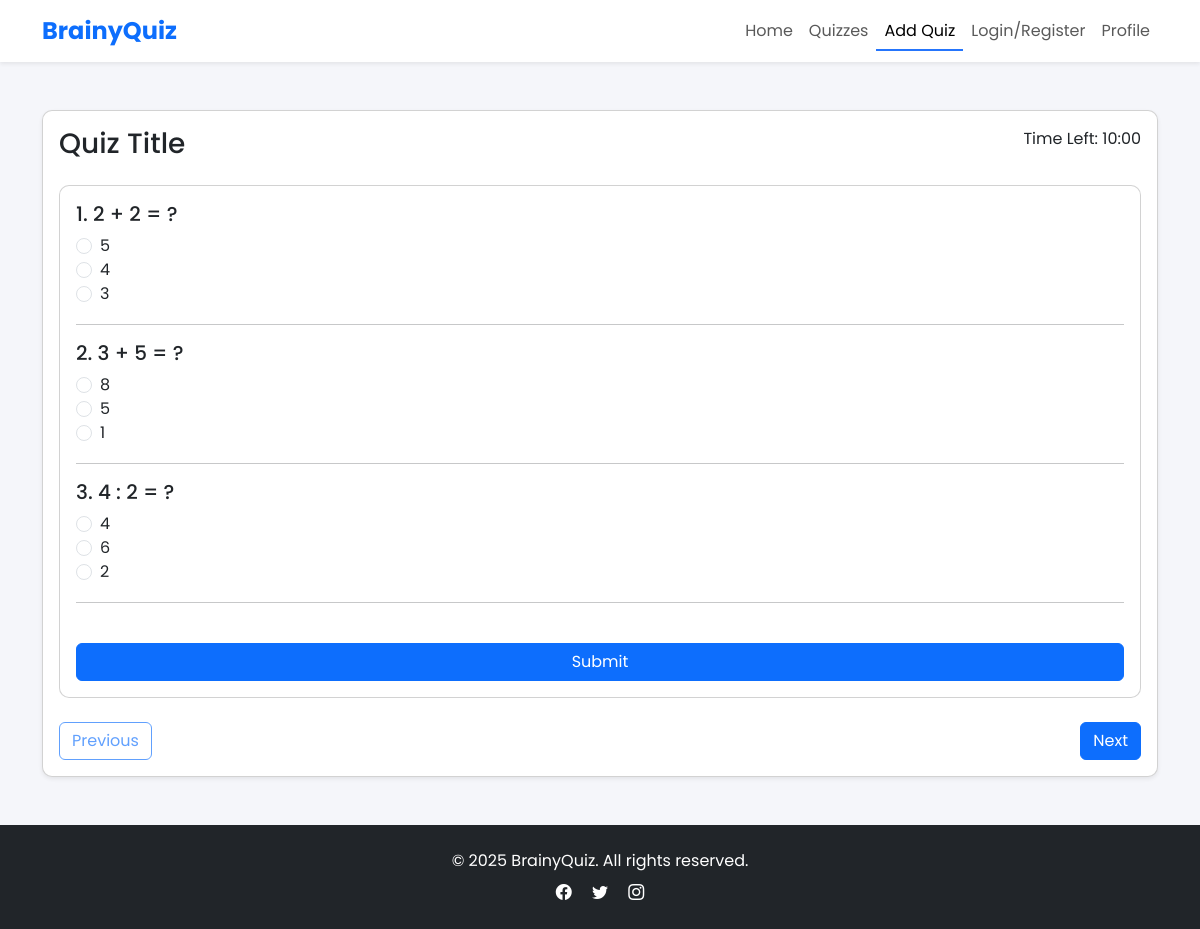
Screenshot of /quiz/2/ (signed in) with the database file from the repository.
### main/models.py (models this page shows, shortened)
class Question(models.Model):
    test = models.ForeignKey(Test, on_delete=models.CASCADE)
    question = models.CharField(max_length=300)
    a = models.CharField(max_length=200)
    b = models.CharField(max_length=200)
    c = models.CharField(max_length=200)
    true_answer = models.CharField(max_length=200, help_text='E.x: a ')

### main/views.py (the view, shortened to what this page needs)
# urls.py: path('quiz/<int:test_id>/', quiz, name='quiz'),
def quiz(request, test_id):
    test = get_object_or_404(Test, id=test_id)
    questions = Question.objects.filter(test=test)
    Question.objects.filter(test=test).count()
    attempts = CheckTest.objects.filter(student=request.user, test=test).count()
    context = {'questions': questions, 'test': test, 'count': len(questions)}
    return render(request, 'quiz.html', context)

### templates/quiz.html (shortened to what this page needs)
{% load static %}
<!DOCTYPE html>
<html lang="en">
<head>
    <link href="https://cdn.jsdelivr.net/npm/bootstrap@5.3.3/dist/css/bootstrap.min.css" rel="stylesheet">
    <link href="https://cdn.jsdelivr.net/npm/aos@2.3.4/dist/aos.css" rel="stylesheet">
    <link rel="stylesheet" href="{% static 'css/styles.css' %}">
    <link href="https://cdn.jsdelivr.net/npm/bootstrap-icons@1.11.3/font/bootstrap-icons.css" rel="stylesheet">
</head>
<body>
    <nav class="navbar navbar-expand-lg navbar-light bg-white shadow-sm sticky-top">
        <div class="container">
            <a class="navbar-brand fw-bold text-primary" href="index.html">BrainyQuiz</a>
            <div class="collapse navbar-collapse" id="navbarNav">
                <ul class="navbar-nav ms-auto">
                    <li class="nav-item"><a class="nav-link" href="{% url 'index' %}">Home</a></li>
                    <li class="nav-item"><a class="nav-link" href="{% url 'quizzes' %}">Quizzes</a></li>
                    <li class="nav-item"><a class="nav-link active" href="{% url 'add-test' %}">Add Quiz</a></li>
                    <li class="nav-item"><a class="nav-link" href="{% url 'login' %}">Login/Register</a></li>
                    <li class="nav-item"><a class="nav-link" href="{% url 'profile' %}">Profile</a></li>
                </ul>
            </div>
        </div>
    </nav>
    <section class="quiz-section py-5">
        <div class="container">
            <div class="card shadow-sm" data-aos="zoom-in">
                <div class="card-body">
                    <div class="d-flex justify-content-between mb-3">
                        <h3 id="quizTitle">Quiz Title</h3>
                        <div>Time Left: <span id="timer">10:00</span></div>
                    </div>
                    <div id="questionContainer" class="slide-in">
                        <form class="card p-3" method="post">
                          {% for q in questions %}
                            <h5>{{ forloop.counter }}. {{ q.question }}</h5>
                            <div class="form-check">
                              <input value="a" required name="{{ q.id }}" class="form-check-input" id="{{ q.id }}-a" type="radio">
                              <label for="{{ q.id }}-a">{{ q.a }}</label>
                              <br>
                              <input value="b" name="{{ q.id }}" class="form-check-input" id="{{ q.id }}-b" type="radio">
                              <label for="{{ q.id }}-b">{{ q.b }}</label>
                              <br>
                              <input value="c" name="{{ q.id }}" class="form-check-input" id="{{ q.id }}-c" type="radio">
                              <label for="{{ q.id }}-c">{{ q.c }}</label>
                              <br>
                            </div>
                            <hr>
                          {% endfor %}
                          <br>
                          <button class="btn btn-primary" type="submit">Submit</button>
                        </form>
                    </div>
                    <div class="d-flex justify-content-between mt-4">
                        <button id="prevBtn" class="btn btn-outline-primary" disabled>Previous</button>
                        <button id="nextBtn" class="btn btn-primary">Next</button>
                    </div>
                </div>
            </div>
        </div>
    </section>
    <footer class="bg-dark text-white text-center py-4 mt-auto">
        <div class="container">
            <p class="mb-2">© 2025 BrainyQuiz. All rights reserved.</p>
            <div>
                <a href="#" class="text-white mx-2"><i class="bi bi-facebook"></i></a>
                <a href="#" class="text-white mx-2"><i class="bi bi-twitter"></i></a>
                <a href="#" class="text-white mx-2"><i class="bi bi-instagram"></i></a>
            </div>
        </div>
    </footer>
</body>
</html>

### static/css/styles.css (style rules this page uses)
body { font-family: 'Poppins', sans-serif; background-color: #f5f6fa; min-height: 100vh; display: flex; flex-direction: column; }
:root { --primary: #2575fc; --secondary: #6a11cb; --success: #1cc88a; --danger: #e74a3b; --light: #f8f9fc; }
.navbar { transition: all 0.3s ease; }
.navbar-brand { font-size: 1.5rem; }
.nav-link { position: relative; }
.nav-link::after { content: ''; position: absolute; bottom: 0; left: 0; width: 0; height: 2px; background: var(--primary); transition: width 0.3s; }
.nav-link:hover::after, .nav-link.active::after { width: 100%; }
.quiz-section .card { border-radius: 10px; }
.slide-in { animation: slideIn 0.5s ease; }

### rows the page displays
Question: question "2 + 2 = ?", a "5", b "4", c "3"
Question: question "3 + 5 = ?", a "8", b "5", c "1"
Question: question "4 : 2 = ?", a "4", b "6", c "2"
